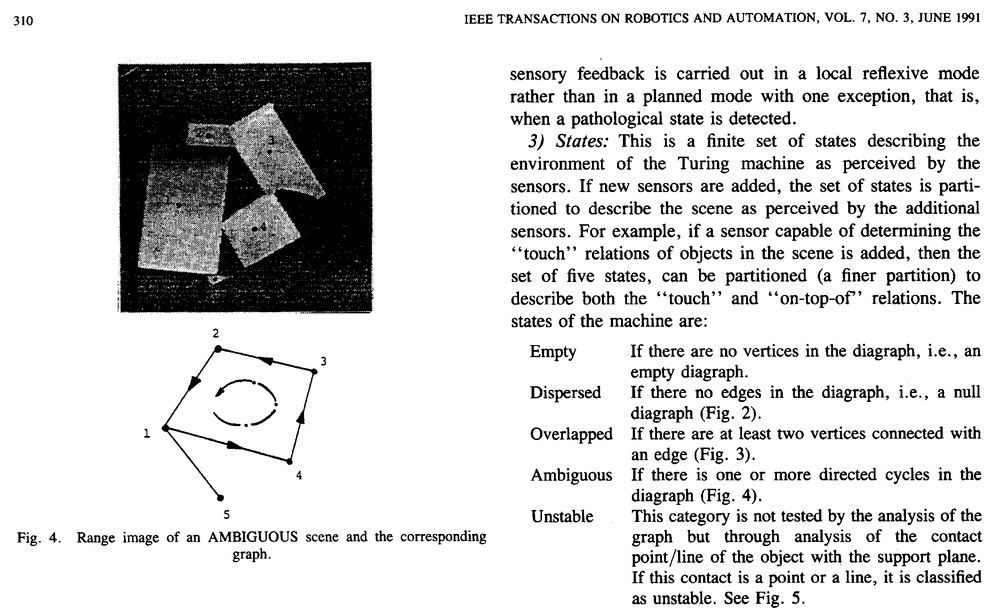
#> input picture trabalho3/bitmap.pbm, 1000 x 615 px, shrunk from 2233 x 1374 before the run
$ jupyter execute 'Trabalho 3.ipynb'
#> lines starting #> are read from the running program, lines starting #| are printed output that depends on the picture; after the words box and inside, x2 and y2 are one past the last pixel; in counts of white or black regions, pixels touching at a corner belong together; long printed decimals are rounded
[cell 1]
# Import image processing libraries

import cv2
import numpy as np
import matplotlib
import matplotlib.pyplot as plt
import os

from scipy import ndimage

[cell 2]
# Auxiliar functions

def save_image(img, name):
    cv2.imwrite(name, reverse(img))

def reverse(img):
    return np.where(img == 0, 1, 0)

def plot_image(img, title):
    plt.imshow(reverse(img), cmap=plt.cm.gray)
    plt.title(title), plt.axis('off')
    plt.show()

[cell 3]
IMAGE_FILE = "bitmap.pbm"
IMAGE_NAME = IMAGE_FILE.split('.')[0]

# Create the directories to store the results
if not os.path.exists('res/{}'.format(IMAGE_NAME)):
    os.makedirs('res/{}'.format(IMAGE_NAME))
    os.makedirs('res/{}/texts'.format(IMAGE_NAME))
    os.makedirs('res/{}/not_texts'.format(IMAGE_NAME))

# open the image and do the gray conversion
img = cv2.imread(IMAGE_FILE)
#> img is the input picture: shape (615, 1000, 3); min 0, max 255, mean 215.8
img = cv2.cvtColor(img, cv2.COLOR_RGB2GRAY)
#> img: shape (615, 1000)
img = reverse(img)
#> in reverse, `return np.where(img == 0, 1, 0)`:
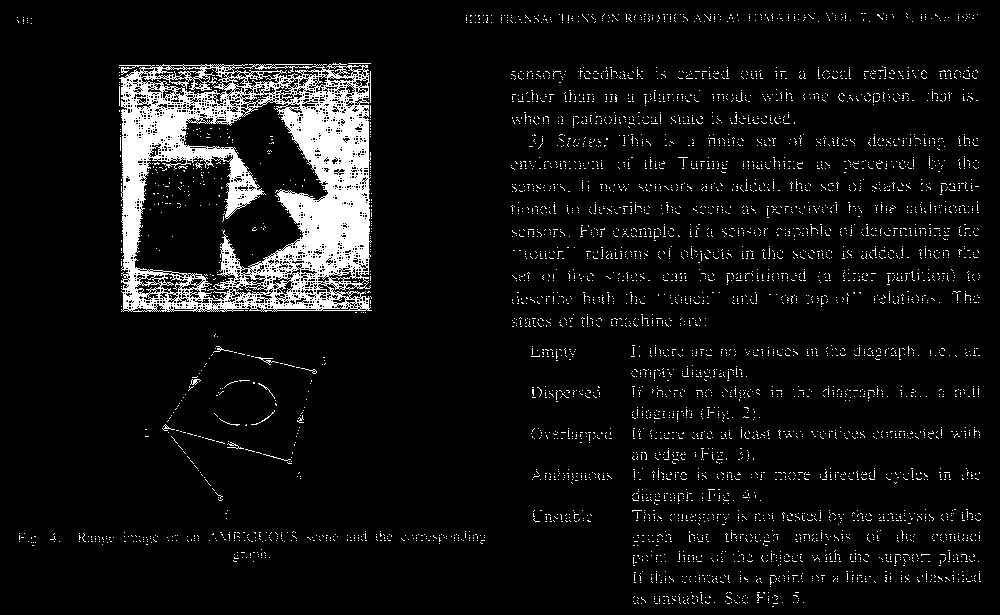
#> returned value: shape (615, 1000) int64; values 0 (black) and 1 (white), 6.9% white; 5036 white regions (5021 under 20 px), largest, box (x1, y1, x2, y2) and area: (119, 63, 372, 312) 30407, (255, 357, 279, 365) 47, (227, 442, 244, 449) 37

plt.rcParams["figure.figsize"] = (15,15)

plot_image(img, "Imagem original")

[cell 4]
# Check if the image contains only 0 and 255
len(img[img == 1]) + len(img[img == 0]) == img.size
#> Out = True

[cell 5]
# Step 1 and 2
image_1 = img.copy()

structure_1 = np.ones((1, 100))

image_1 = ndimage.morphology.binary_dilation(image_1, structure_1, border_value=1).astype(image_1.dtype)
#> image_1: shape (615, 1000) int64; values 0 (black) and 1 (white), 48.7% white; 64 white regions, largest, box (x1, y1, x2, y2) and area: (416, 0, 1000, 615) 129871, (69, 63, 421, 313) 85849, (0, 0, 534, 615) 35591
image_1 = ndimage.morphology.binary_erosion(image_1, structure_1, border_value=1).astype(image_1.dtype)
#> image_1: shape (615, 1000) int64; values 0 (black) and 1 (white), 27.8% white; 144 white regions (63 under 20 px), largest, box (x1, y1, x2, y2) and area: (119, 63, 372, 312) 59603, (512, 291, 1000, 305) 5458, (513, 246, 1000, 261) 5108

plot_image(image_1, "Imagem após passos 1 e 2")

[cell 6]
# Step 3 and 4
image_2 = img.copy()

structure_2 = np.ones((200, 1))
image_2 = ndimage.morphology.binary_dilation(image_2, structure_2, border_value=1).astype(image_2.dtype)
#> image_2: shape (615, 1000) int64; values 0 (black) and 1 (white), 80.2% white; 55 black regions (11 under 20 px), largest, box (x1, y1, x2, y2) and area: (326, 99, 531, 515) 58698, (0, 99, 145, 515) 48644, (979, 99, 1000, 515) 8295
image_2 = ndimage.morphology.binary_erosion(image_2, structure_2, border_value=1).astype(image_2.dtype)
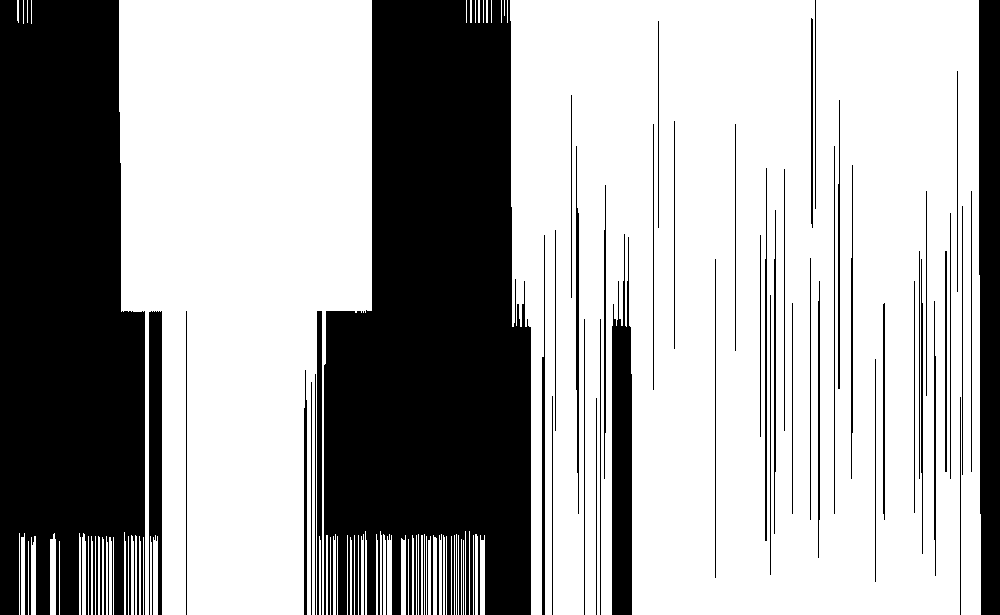
#> image_2: shape (615, 1000) int64; values 0 (black) and 1 (white), 64.9% white; 50 black regions, largest, box (x1, y1, x2, y2) and area: (324, 0, 531, 615) 99994, (0, 0, 145, 615) 77499, (979, 0, 1000, 615) 12474

plot_image(image_2, "Imagem após passo 3 e 4")

[cell 7]
# Step 5 (Result 1 AND Result 2)
plot_image(image_1 & image_2, "União das imagens obitdas no passo 2 e 4 (passo 5)")

[cell 8]
# Step 6
structure_3 = np.ones((1,30))

res = ndimage.binary_closing((image_1 & image_2), structure_3, border_value=1).astype((image_1 & image_2).dtype)

plot_image(res, "Imagem após passo 6")

[cell 9]
def get_subimg(img, top_left, bottom_right):
    '''Given an imagem and the coordinates of a rectangle (top_left and bottom_right points)

    Returns: the subimage
    '''
    return img[top_left[0] : bottom_right[0], top_left[1] : bottom_right[1]]

def draw_rectangle(img, top_left, bottom_right, border=1):
    '''Given an imagem and the coordinates of a rectangle (top_left and bottom_right points)
    Draw a rectangle (this modify the parameter)
    '''
    limit_i = res.shape[0]
    limit_j = res.shape[1]

    # Draw the left vertical line
    img[top_left[0] : bottom_right[0], top_left[1] : min(top_left[1] + border, limit_j + 1)] = 255
    # Draw the right vertical line
    img[top_left[0] : bottom_right[0], bottom_right[1] : min(bottom_right[1] + border, limit_j + 1)] = 255
    # Draw the top horizontal line
    img[top_left[0] : min(top_left[0] + border, limit_i + 1), top_left[1] : bottom_right[1]] = 255
    # Draw the bottom horizontal line
    img[bottom_right[0]: min(bottom_right[0]+ border, limit_i + 1), top_left[1] : bottom_right[1]] = 255

def get_rectangles_conexed_components(target, original):
    '''Given a target containing all the morphological operations and the original image

    Return a list containing all rectangles that has a conexed component
    '''
    rectangles = []
    indices = np.indices(target.shape)
    indices = indices.swapaxes(0, -1).swapaxes(0, 1)

    limit_i = target.shape[0]
    limit_j = target.shape[1]

    labeled, ncomponents = ndimage.measurements.label(target)
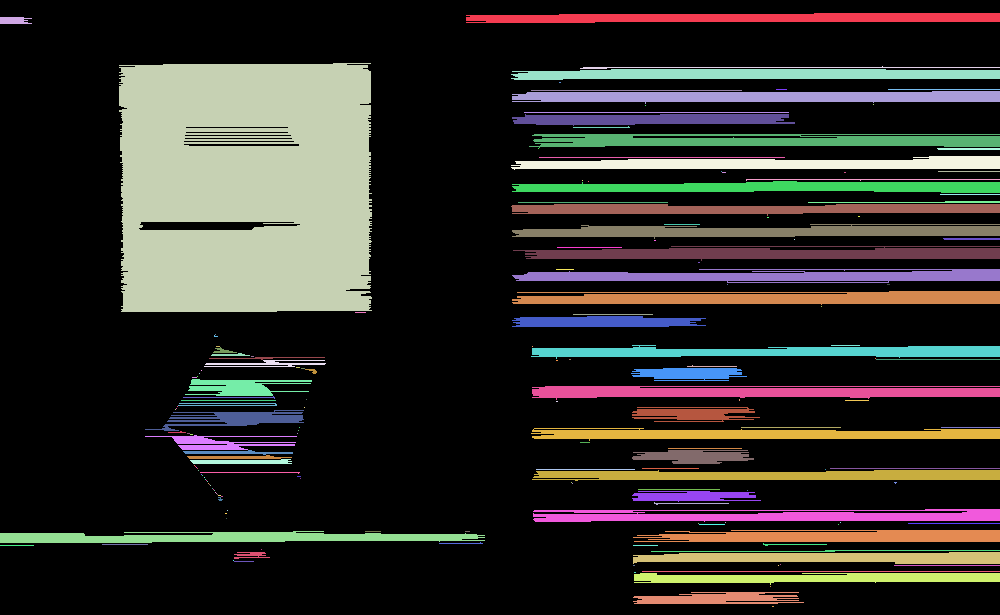
#> labeled: shape (615, 1000) int32; 180 distinct labels, from 0 to 179; one colour per label, 0 black
#> ncomponents = 179

    for i in range(1, ncomponents + 1):
        indexes = np.split(indices[labeled==i], 2, axis=1)
        indexes_i = indexes[0].reshape(-1)
        indexes_j = indexes[1].reshape(-1)

        # Get the minimal and maximal points of coordinates x and y to generate top_left and bottom_right points
        min_i = min(indexes_i)
        min_j = min(indexes_j)
        max_i = max(indexes_i)
        max_j = max(indexes_j)

        top_left = (min_i, min_j)
        bottom_right = (min(max_i+1, limit_i + 1), min(max_j+1, limit_j + 1))

        img_component = get_subimg(original, top_left, bottom_right)

        # Check if the img component contain anything or just morphological noise
        if img_component[img_component == 1].size > 0:
            rectangles.append((top_left, bottom_right))
#> this loop made 179 passes
#> (min_i, min_j, max_i, max_j) on passes 61 to 63: (357, 209, 359, 324), (358, 875, 358, 875), (359, 569, 359, 570)
#> pass 3, in get_rectangles_conexed_components, `img_component = get_subimg(original, top_left, bottom_right)`:
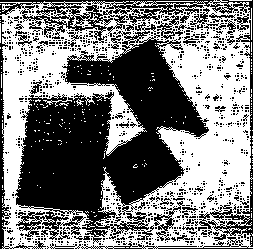
#> img_component: shape (249, 253) int64; values 0 (black) and 1 (white), 49.1% white; 234 white regions (230 under 20 px), largest, box (x1, y1, x2, y2) and area: (0, 0, 253, 249) 30407, (229, 0, 252, 1) 23, (76, 99, 84, 106) 22, (0, 23, 1, 43) 20
#> after the loop, rectangles = 179 items
    return rectangles

[cell 10]
# Draw the rectangles containing conexed components
rectangles = get_rectangles_conexed_components(res, img)
#> rectangles = 179 items

res_components = res.copy()
img_components = img.copy()

for i, rectangle in enumerate(rectangles):
    top_left = rectangle[0]
    bottom_right = rectangle[1]

    img_component = get_subimg(img, top_left, bottom_right)
    res_component = get_subimg(res, top_left, bottom_right)

    if img_component[(img_component & res_component) == 1].size > 0:
        draw_rectangle(res_components, top_left, bottom_right)
        draw_rectangle(img_components, top_left, bottom_right)

        save_image(img_component, 'res/{}/component{}.pbm'.format(IMAGE_NAME, i + 1))
#> this loop made 179 passes
#> rectangle on passes 9 to 11: ((90, 531), (91, 742)), ((91, 512), (104, 1000)), ((104, 873), (105, 874))
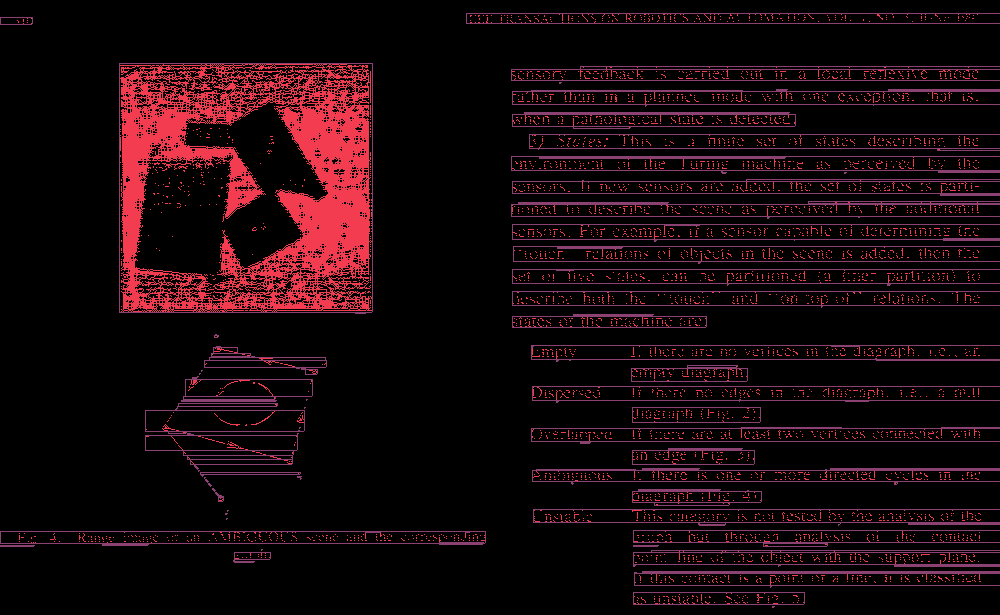
#> img_components: shape (615, 1000) int64; 3 distinct labels, from 0 to 255; one colour per label, 0 black
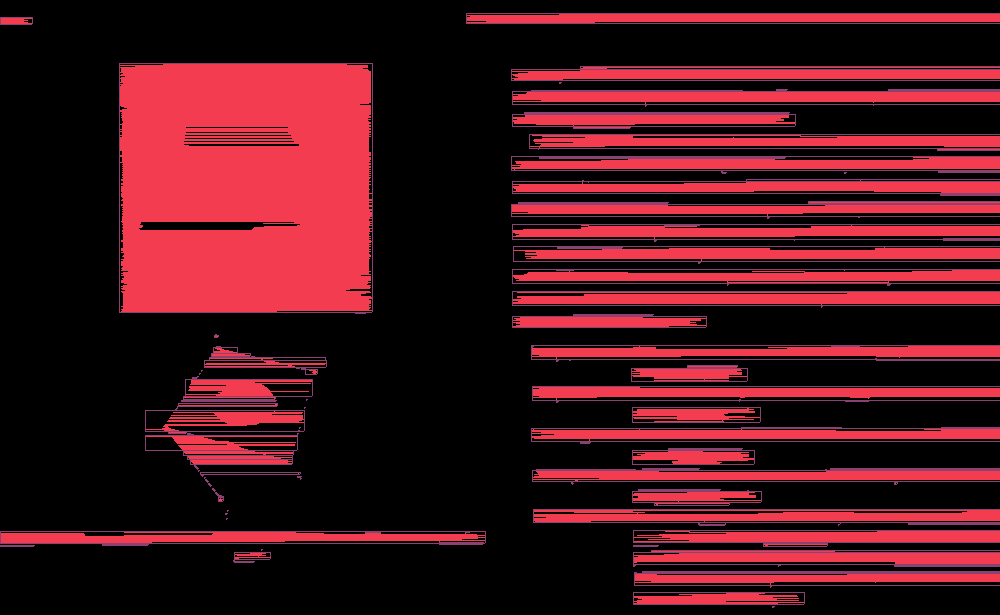
#> res_components: shape (615, 1000) int64; 3 distinct labels, from 0 to 255; one colour per label, 0 black

plot_image(res_components, "Imagem com componentes conexas detectadas")
plot_image(img_components, "Imagem com componentes detectadas")
#> in plot_image (call 7), `plt.show()`:
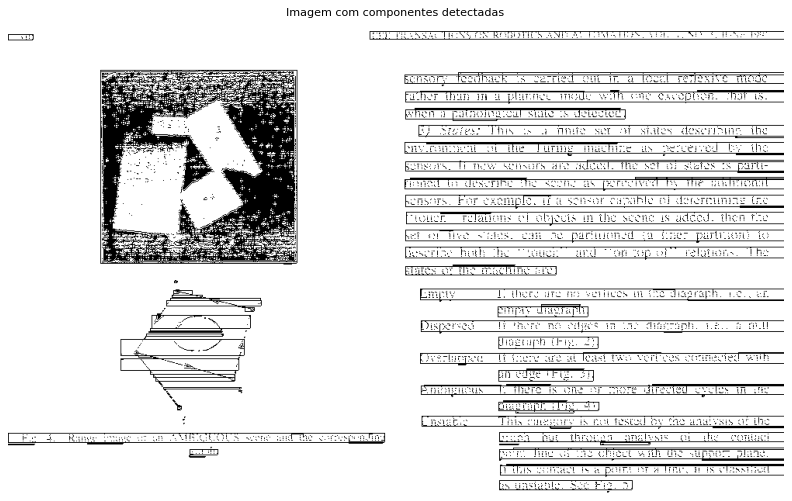
#> figure drawn by matplotlib, 1 panel
save_image(res_components, 'res/{}/img_border_components.pbm'.format(IMAGE_NAME))
save_image(img_components, 'res/{}/img_border.pbm'.format(IMAGE_NAME))

len(rectangles)
#> Out = 179

[cell 11]
def black_proportion(img):
    '''
    Given an image, return the black pixel proportion
    '''
    return img[img != 0].size / img.size

[cell 12]
# Checking the best proportion to classify the texts
actual_max = 0
actual_min = 1
lines_count = 0

print(' N   Result?  Proportion:')
for i, rectangle in enumerate(rectangles):
    top_left = rectangle[0]
    bottom_right = rectangle[1]
    component = get_subimg(img, top_left, bottom_right)
    proportion = black_proportion(component)

    print('{:2d}        {}   {}'.format(
        i + 1,
        'T' if proportion > 0.15 and proportion < 0.60 else 'F',
        proportion
    ))

    if proportion > 0.15 and proportion < 0.60:
        actual_max = max(actual_max, proportion)
        actual_min = min(actual_min, proportion)
        lines_count += 1
#> this loop made 179 passes
#> rectangle on passes 1 to 3: ((13, 466), (23, 1000)), ((17, 0), (24, 32)), ((63, 119), (312, 372))
#> (printed output is left out)

print(actual_min)
#| 0.1538
print(actual_max)
#| 0.5
print('Total lines: {}'.format(lines_count))
#| Total lines: 15

[cell 13]
def count_horizontal_inversions(img):
    '''
    Given an image return the horizontal inversion (0 to 1) of the image
    '''
    left_right = np.count_nonzero((img[...,:-1] == 0) & (img[...,1:] == 1))
    right_left = np.count_nonzero((img[...,1:] == 1) & (img[...,:-1] == 0))
    return left_right + right_left

def count_vertical_inversions(img):
    '''
    Given an image return the vertical inversion (0 to 1) of the image
    '''
    up_bottom = np.count_nonzero((img[:-1] == 0) & (img[1:] == 1))
    bottom_up = np.count_nonzero((img[1:] == 1) & (img[:-1] == 0))
    return up_bottom + bottom_up

def inversions_proportion(img):
    '''
    Given an image return the proportion of inversions by the number of black pixels
    '''
    return (count_horizontal_inversions(img) + count_vertical_inversions(img)) / img[img != 0].size

[cell 14]
# Checking the best proportion to classify the texts
actual_max = 0
actual_min = 1
lines_count = 0

print(' N   Result?   Proportion:')
for i, rectangle in enumerate(rectangles):
    top_left = rectangle[0]
    bottom_right = rectangle[1]
    component = get_subimg(img, top_left, bottom_right)
    proportion = inversions_proportion(component)
    print('{:2d}        {}   {}'.format(
        i + 1,
        'T' if proportion > 0.55 and component.size > 50 else 'F' ,
        proportion
    ))
    if proportion > 0.55 and component.size > 50:
        actual_max = max(actual_max, proportion)
        actual_min = min(actual_min, proportion)
        lines_count += 1

print(actual_min)
print(actual_max)
print('Total lines: {}'.format(lines_count))

[cell 15]
# Use the proportion discovered before to create a function and classify the texts
def classify_text(img):
    '''
    Given an image, return if it is or not a text based on the proportion discovered before

    The proportions are:
    pixel_count > 50
    0.15 <= black_proportion <= 0.60
    inversion_proportion > 0.55
    '''
    b_proportion = black_proportion(img)
    i_proportion = inversions_proportion(img)

    if img.shape[1] > 50 and \
                    ((b_proportion > 0.15 and b_proportion < 0.60) and \
                    (i_proportion > 0.55)):
        return True
    return False

[cell 16]
# Classify the texts and draw rectangles to the iamge containing lines
text_counts = 0
not_texts_counts = 0
texts_rectangles = []
line_count = 0
img_texts = img.copy()

for i, rectangle in enumerate(rectangles):
    top_left = rectangle[0]
    bottom_right = rectangle[1]
    component = get_subimg(img, top_left, bottom_right)

    # Savinf the results in different directories
    if classify_text(component):
        text_counts += 1
        save_image(component, 'res/{}/texts/{}.pbm'.format(IMAGE_NAME, text_counts))
        texts_rectangles.append(rectangle)

        top_left = rectangle[0]
        bottom_right = rectangle[1]
        draw_rectangle(img_texts, top_left, bottom_right)
        line_count += 1
    else:
        not_texts_counts += 1
        save_image(component, 'res/{}/not_texts/{}.pbm'.format(IMAGE_NAME, not_texts_counts))
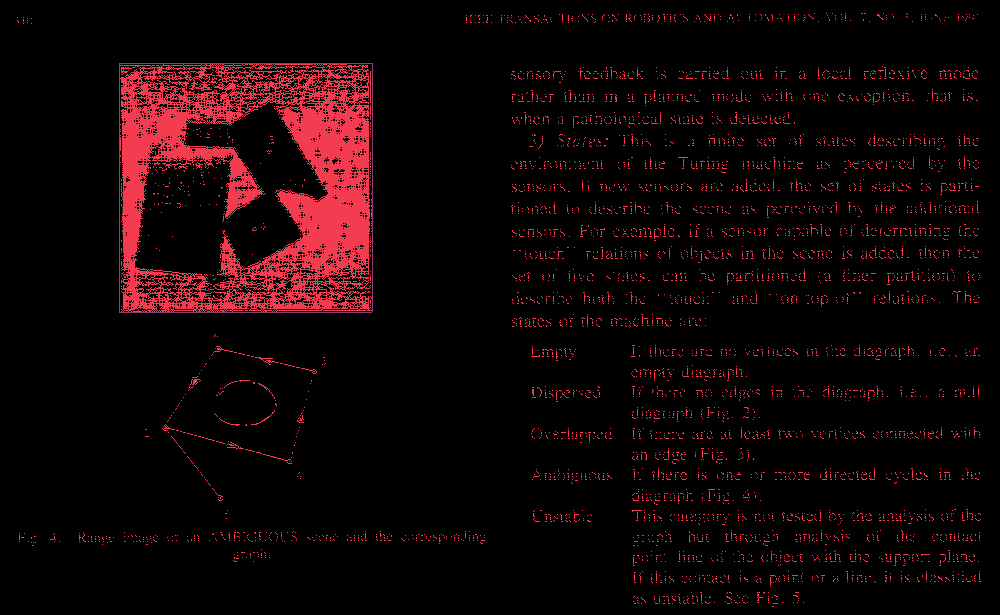
#> img_texts: shape (615, 1000) int64; 3 distinct labels, from 0 to 255; one colour per label, 0 black

plot_image(img_texts, "Imagem com linhas de palavras detectadas")
#> in plot_image (call 8), `plt.show()`:
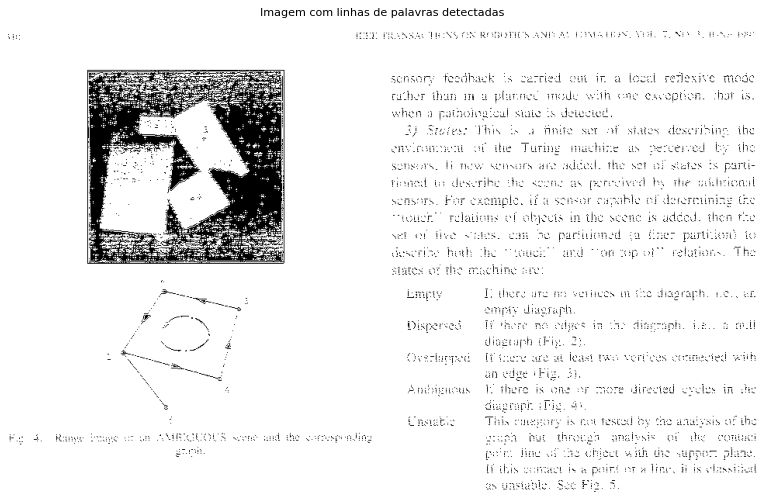
#> figure drawn by matplotlib, 1 panel
save_image(img_texts, 'res/{}/img_border_texts.pbm'.format(IMAGE_NAME))

# counts the total of the lines
line_count
#> Out = 1

[cell 17]
# For each line, separate each word
img_border_texts = img.copy()
word_count = 0

for i, rectangle in enumerate(texts_rectangles):
    top_left = rectangle[0]
    bottom_right = rectangle[1]

    # This factor is the size of the morphological structure
    # It variate by the height of the line, to catch different sizes of fonts
    factor = int((bottom_right[0] - top_left[0]) / 3.5)

    text_component = get_subimg(img, top_left, bottom_right)

    # Limit a maximum size of this structure (30 is the maximum)
    structure_3 = np.ones((min(3*factor, 30),min(factor, 30)))

    text_res = ndimage.binary_closing((text_component), structure_3, border_value=1).astype((text_component).dtype)

    word_rectangles = get_rectangles_conexed_components(text_res, text_component)

    for word_rectangle in word_rectangles:
        word_top_left = top_left[0] + word_rectangle[0][0], top_left[1] + word_rectangle[0][1]
        word_bottom_right = top_left[0] + word_rectangle[1][0], top_left[1] + word_rectangle[1][1]
        draw_rectangle(img_border_texts, word_top_left, word_bottom_right)
        word_count += 1
#> this loop made 1 pass
#> pass 1, `text_res = ndimage.binary_closing((text_component), structure_3, borde..`:
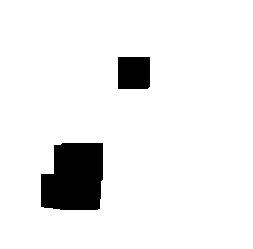
#> text_res: shape (249, 253) int64; values 0 (black) and 1 (white), 92.6% white; 2 black regions, box (x1, y1, x2, y2) and area: (41, 143, 103, 210) 3630, (118, 57, 150, 89) 1021

plot_image(img_border_texts, "Imagem com palavras detectadas")
save_image(img_border_texts, 'res/{}/img_border_words.pbm'.format(IMAGE_NAME))
# total words count
word_count
#> Out = 1
